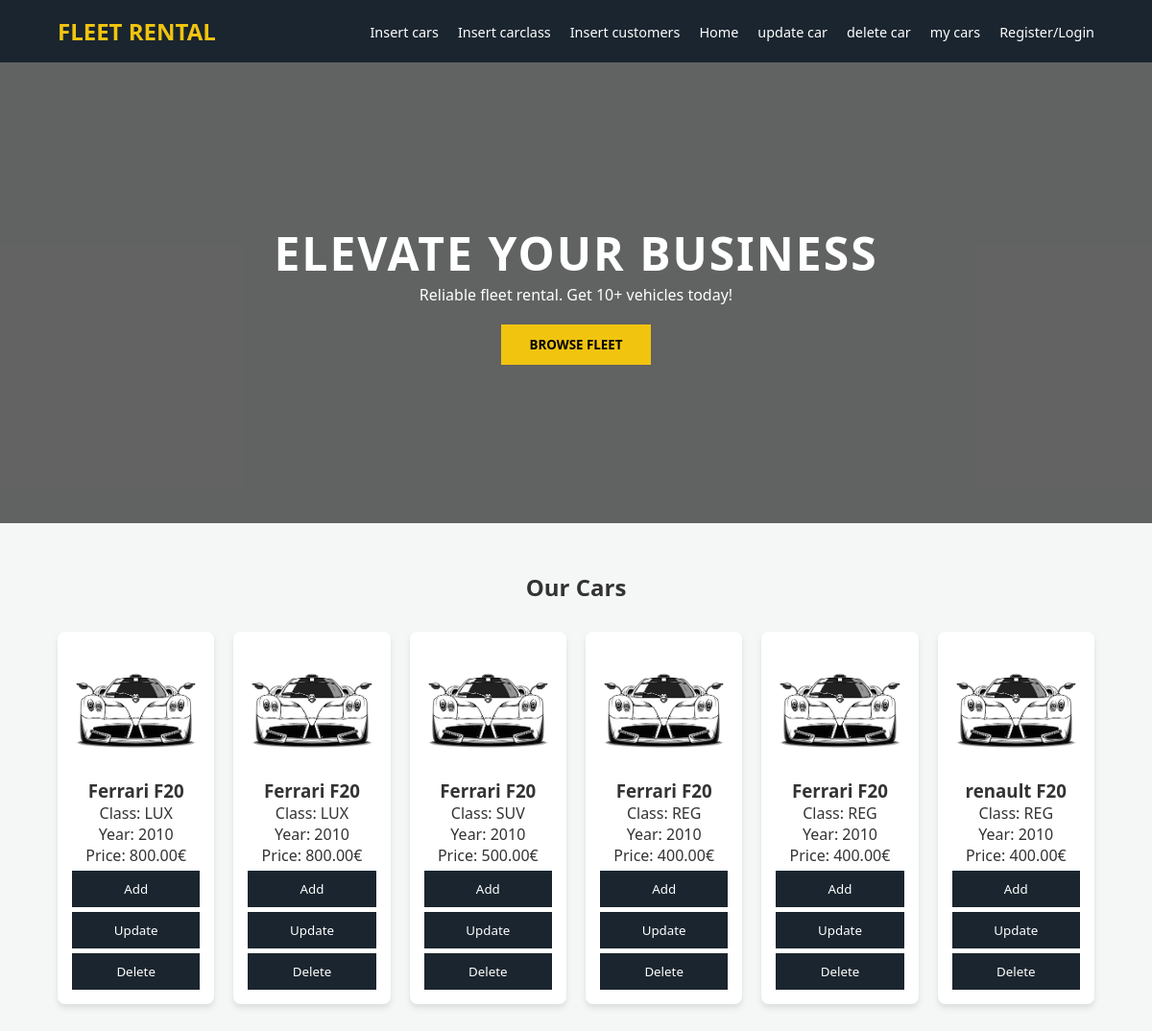
Page /qindex.php on the earlier database version.
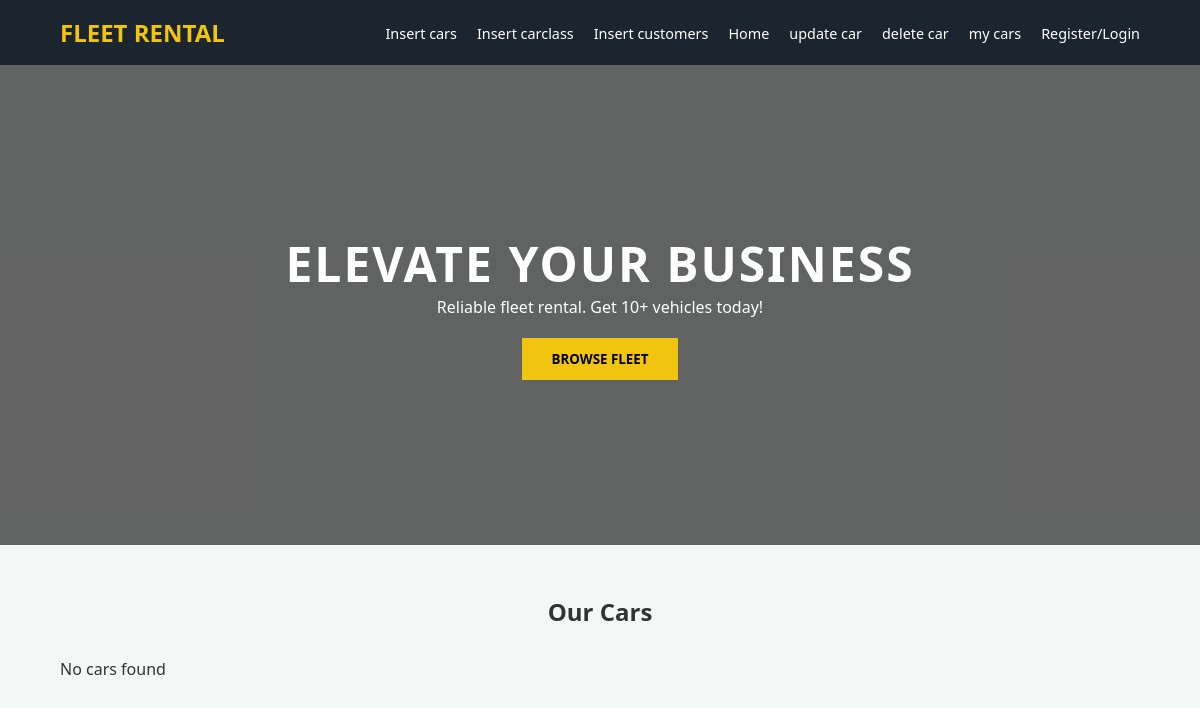
Same page on the later database version.
### tables this page shows
CREATE TABLE `cars` (
  `PlateNo` varchar(12) NOT NULL,
  `Brand` varchar(20) NOT NULL,
  `Model` varchar(25) NOT NULL,
  `YearManufactured` smallint(6) DEFAULT NULL,
  `Status` varchar(1) NOT NULL,
  `carClass` varchar(6) NOT NULL
);

CREATE TABLE `carclass` (
  `ClassID` smallint(6) NOT NULL,
  `ClassName` varchar(6) NOT NULL,
  `Description` varchar(25) NOT NULL,
  `MonthlyRate` decimal(8,2) NOT NULL
);

### qindex.php (the view, shortened to what this page needs)
<!DOCTYPE html>
<html lang="en">
<head>
    <link rel="stylesheet" href="stylecss.css">
</head>
<body>
    <nav class="navbar">
        <div class="logo">FLEET RENTAL</div>
        <ul class="navLinks">
            <li><a href="insert/addCar.php">Insert cars</a></li>
            <li><a href="insert/add.php">Insert carclass</a></li>
            <li><a href="insert/addCustomer.php">Insert customers</a></li>
            <li><a href="">Home</a></li>
            <li><a href="Update/selectUpdate.php">update car</a></li>
            <li><a href="Delete/delete.php">delete car</a></li>
            <li><a href="myCars.php">my cars</a></li>
            <li><a href="" class="loginBtn">Register/Login</a></li>
        </ul>
    </nav>
    <section class="banner">
        <div class="bannerText">
            <h1>ELEVATE YOUR BUSINESS</h1>
            <p>Reliable fleet rental. Get 10+ vehicles today!</p>
            <button class="browseBtn">BROWSE FLEET</button>
        </div>
    </section>
    <section class="ourCars">
        <h2>Our Cars</h2>
        <div class="fleetGrid">
            <?php
            try {
                $pdo = new PDO('mysql:host=localhost;dbname=carRentalSys; charset=utf8', 'root', '');
                $pdo->setAttribute(PDO::ATTR_ERRMODE, PDO::ERRMODE_EXCEPTION);
                $sql = 'SELECT cars.PlateNo,cars.Brand,cars.Model,cars.YearManufactured,
    cars.Status,carclass.ClassName,carclass.MonthlyRate
FROM cars
JOIN carclass
ON cars.carClass = carclass.className
WHERE cars.Status = "A";';
                $result = $pdo->prepare($sql);
                $result->execute();
                if ($result->rowCount() == 0) {
                    echo "No cars found";
                }
                while ($row = $result->fetch()) {
                    ?>
                    <div class="carCard">
                        <img src="images/carPlaceholder.avif" alt="Toyota Prius">
                        <h3><?php echo $row['Brand'] . ' ' . $row['Model']; ?></h3>
                        <p>Class: <?php echo $row['ClassName'] ?></p>
                        <p>Year: <?php echo $row['YearManufactured'] ?></p>
                        <p class="price">Price: <?php echo $row['MonthlyRate']; ?>€ </p>
                        <div class="buttonGroup">
                            <form action="addButton" method="post">
                                <input type="submit" value="Add" class="add">
                            </form>
                            <form action="Update/updCarDetails1.php" method="post">
                                <input type="submit" value="Update" class="add">
                            </form>
                            <form action="Delete/deletecar.php" method="post">
                                <input type="submit" value="Delete" class="add">
                            </form>
                        </div>
                    </div>
                    <?php
                }
            } catch (PDOException $e) {
                $output = 'Unable to connect to the database server: ' . $e->getMessage() . ' in ' . $e->getFile() . ':' .
                    $e->getLine();
                echo 'Database error: ' . $e->getMessage();
            }
            ?>
        </div>
    </section>
</body>
</html>

Differences in the rows shown:
removed cars: Brand "Ferrari", Model "F20", carclass.ClassName "LUX", YearManufactured "2010", carclass.MonthlyRate "800.00"
removed cars: Brand "Ferrari", Model "F20", carclass.ClassName "LUX", YearManufactured "2010", carclass.MonthlyRate "800.00"
removed cars: Brand "Ferrari", Model "F20", carclass.ClassName "SUV", YearManufactured "2010", carclass.MonthlyRate "500.00"
removed cars: Brand "Ferrari", Model "F20", carclass.ClassName "REG", YearManufactured "2010", carclass.MonthlyRate "400.00"
removed cars: Brand "Ferrari", Model "F20", carclass.ClassName "REG", YearManufactured "2010", carclass.MonthlyRate "400.00"
removed cars: Brand "renault", Model "F20", carclass.ClassName "REG", YearManufactured "2010", carclass.MonthlyRate "400.00"
Other differences:
text now shown: "No cars found"
